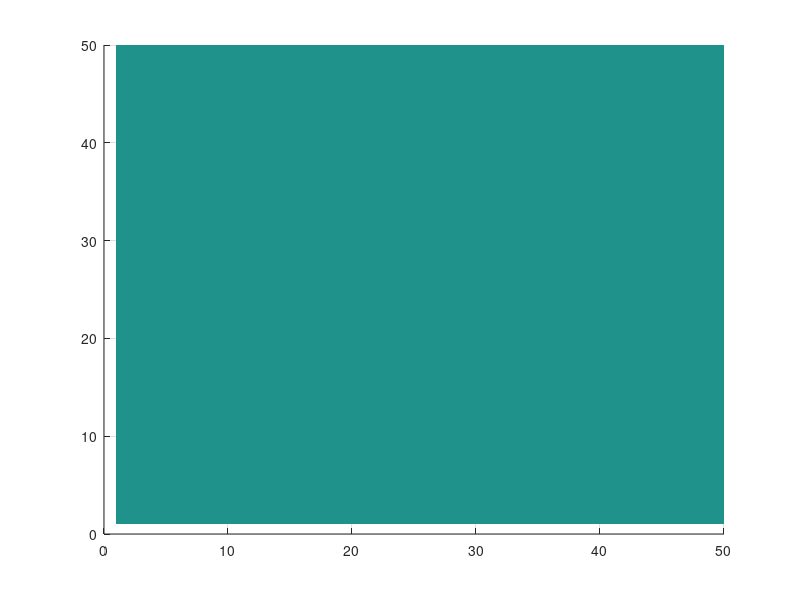

This figure's MATLAB source: (Note: this script raises an error after producing the figure.)
close all; clear; clc;
res = 50;
pixels = surf(zeros(res), zeros(res), 'LineStyle', 'none');
view(2);
re_limits = [-2, 2];
im_limits = [-2, 2];
max_iterations = 50;
zoom_point = [-0.9491, 0.2615];
zoom = 0.30;
for frame = 1:25
    pause(0.000001) % To show frame
    re_range = re_limits(2) - re_limits(1);
    im_range = im_limits(2) - im_limits(1);
    for y = 1:res
        for x = 1:res
            re = re_limits(1) + re_range / res * x;
            im = im_limits(1) + im_range / res * y;
            c = re + 1i * im;
            z = 0;
            n = 0;
            while n <= max_iterations && abs(z) < 2
                z = z^2 + c;
                n = n + 1;
            end
            pixels.CData(y,x) = n;
        end
    end
    re_limits = zoom_point(1)*[1, 1] + ((1-zoom)*re_range/2)*[-1, 1];
    im_limits = zoom_point(2)*[1, 1] + ((1-zoom)*im_range/2)*[-1, 1];
end
